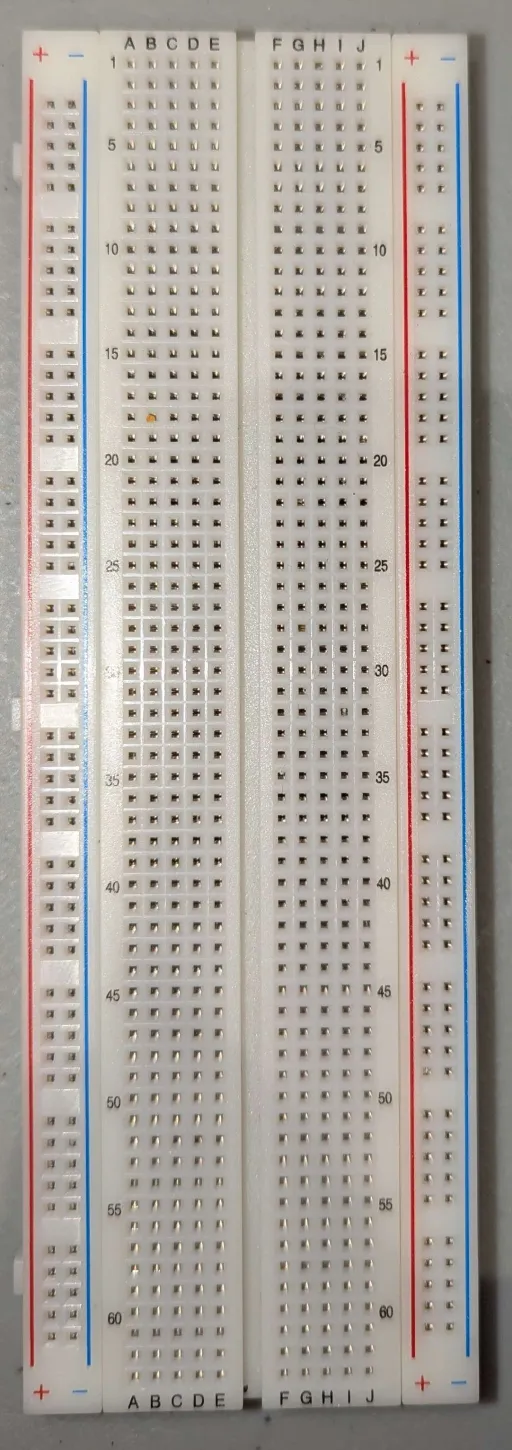
#> input picture nexhacks-server/cv_pipeline/breadboard.png, 512 x 1450 px
$ python breadboard.py
#> lines starting #> are read from the running program, lines starting #| are printed output that depends on the picture; after the words box and inside, x2 and y2 are one past the last pixel; in counts of white or black regions, pixels touching at a corner belong together
import cv2
import numpy as np

# Load the image
image = cv2.imread('breadboard.png')  # Replace with your image path
#> image is the input picture: shape (1450, 512, 3); mean B, G, R 158.2, 164.6, 171.2
gray = cv2.cvtColor(image, cv2.COLOR_BGR2GRAY)
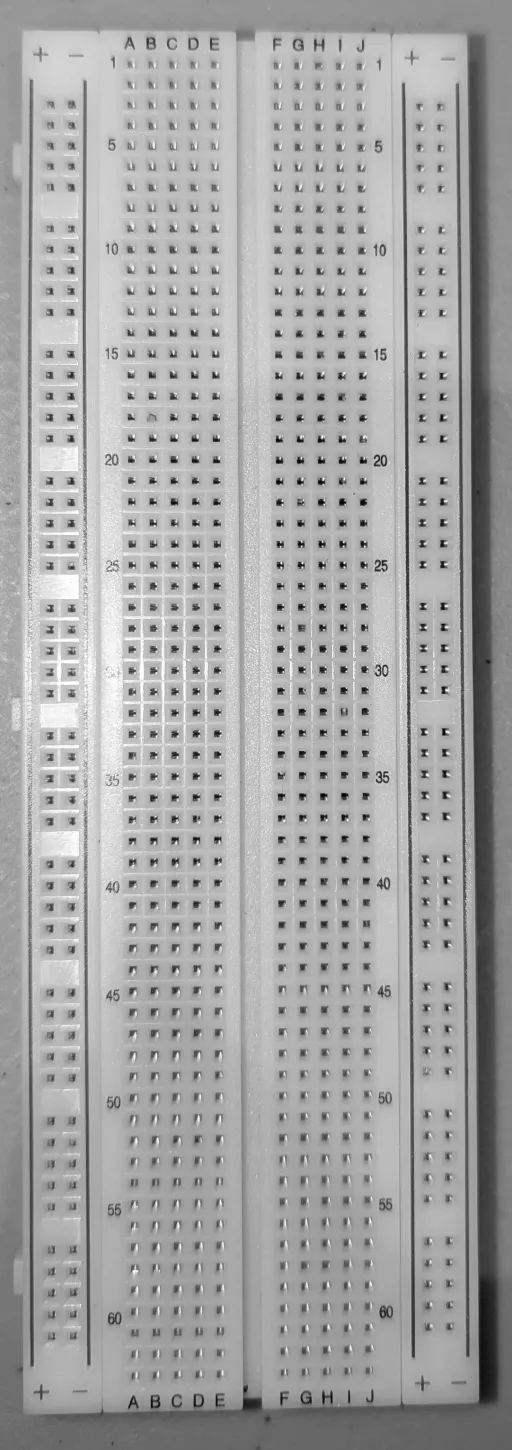
#> gray: shape (1450, 512); min 1, max 255, mean 165.8

# Apply Gaussian blur to reduce noise
blurred = cv2.GaussianBlur(gray, (9, 9), 2)
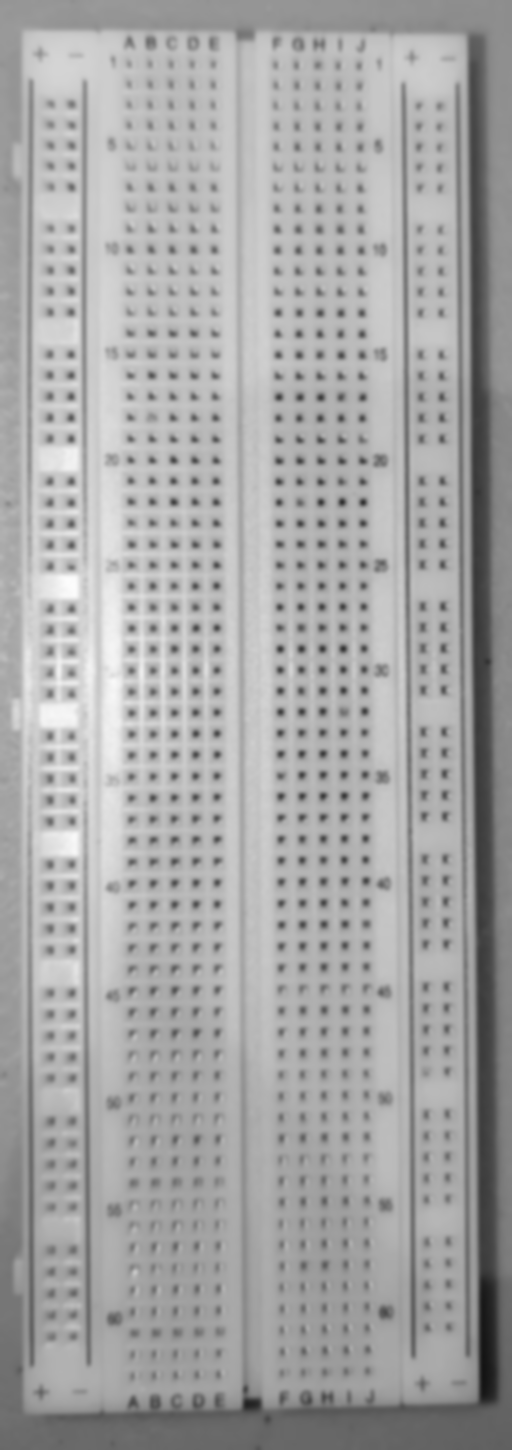
#> blurred: shape (1450, 512); min 20, max 252, mean 165.8

# Detect circles using Hough Circle Transform
circles = cv2.HoughCircles(
    blurred,
    cv2.HOUGH_GRADIENT,
    dp=1.2,
    minDist=20,
    param1=50,
    param2=5,
    minRadius=2,
    maxRadius=5
)
#> circles = 960 rows, first 8: [51, 1249.8, 4.28], [51, 1336.2, 4.28], [153, 628.2, 3.2], [133.8, 1182.6, 4.28], [195, 712.2, 3.2], [198.6, 1331.4, 4.28], [71.4, 103.8, 3.8], [277.8, 418.2, 3.32]

# Draw detected circles
if circles is not None:
    circles = np.uint16(np.around(circles))
#> circles = 960 rows, first 8: [51, 1250, 4], [51, 1336, 4], [153, 628, 3], [134, 1183, 4], [195, 712, 3], [199, 1331, 4], [71, 104, 4], [278, 418, 3]
    for i in circles[0, :]:
        # Draw the outer circle
        cv2.circle(image, (i[0], i[1]), i[2], (0, 255, 0), 2)
        # Draw the center of the circle
        cv2.circle(image, (i[0], i[1]), 2, (0, 0, 255), 3)
#> this loop made 960 passes
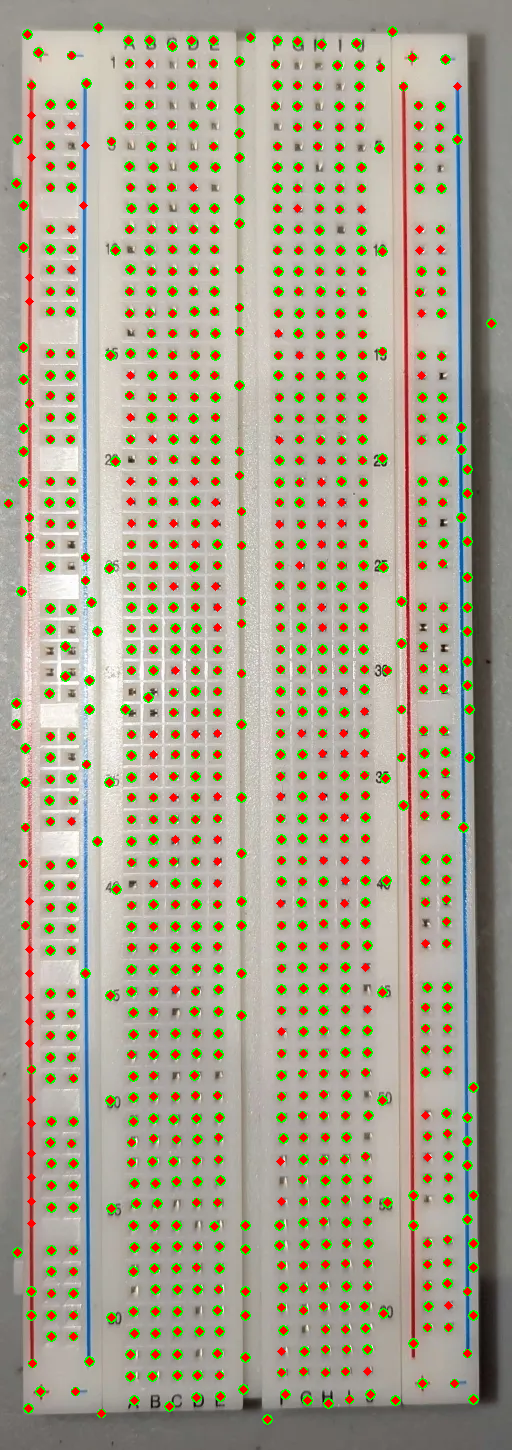
#> image: shape (1450, 512, 3); 9.63% of pixels changed, all inside (x1, y1, x2, y2) = (4, 22, 497, 1425)

# Show the result
cv2.imshow('Detected Holes', image)
cv2.waitKey(0)
cv2.destroyAllWindows()
